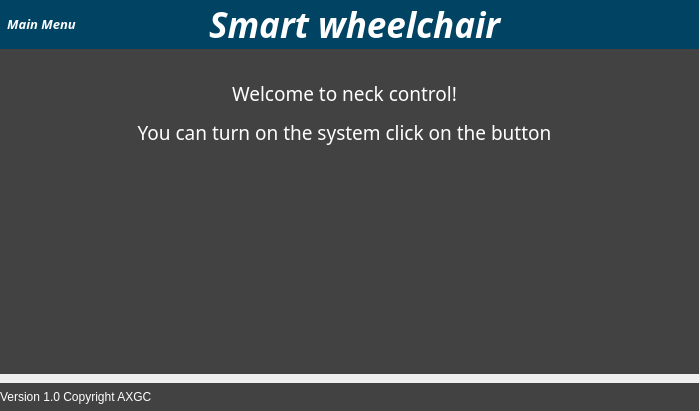
<?xml version="1.0" encoding="UTF-8"?>
<ui version="4.0">
 <class>neck_window</class>
 <widget class="QMainWindow" name="neck_window">
  <property name="geometry">
   <rect>
    <x>0</x>
    <y>0</y>
    <width>700</width>
    <height>411</height>
   </rect>
  </property>
  <property name="windowTitle">
   <string>MainWindow</string>
  </property>
  <property name="styleSheet">
   <string notr="true">*{
	background-color: rgb(66, 66, 66);
	border: none;
	background: none;
	color: #fff;
}
QPushButton, QLineEdit, QCheckBox{
	background-color:rgba(10,16,27,150);
	padding: 7px;
	border-radius: 5px;
}</string>
  </property>
  <widget class="QWidget" name="centralwidget">
   <property name="maximumSize">
    <size>
     <width>699</width>
     <height>411</height>
    </size>
   </property>
   <property name="styleSheet">
    <string notr="true"/>
   </property>
   <layout class="QVBoxLayout" name="verticalLayout">
    <property name="spacing">
     <number>0</number>
    </property>
    <property name="leftMargin">
     <number>0</number>
    </property>
    <property name="topMargin">
     <number>0</number>
    </property>
    <property name="rightMargin">
     <number>0</number>
    </property>
    <property name="bottomMargin">
     <number>0</number>
    </property>
    <item alignment="Qt::AlignTop">
     <widget class="QFrame" name="header_frame">
      <property name="styleSheet">
       <string notr="true">background-color: rgb(0, 67, 98);</string>
      </property>
      <property name="frameShape">
       <enum>QFrame::NoFrame</enum>
      </property>
      <property name="frameShadow">
       <enum>QFrame::Raised</enum>
      </property>
      <layout class="QHBoxLayout" name="horizontalLayout">
       <property name="spacing">
        <number>0</number>
       </property>
       <property name="leftMargin">
        <number>0</number>
       </property>
       <property name="topMargin">
        <number>0</number>
       </property>
       <property name="rightMargin">
        <number>0</number>
       </property>
       <property name="bottomMargin">
        <number>0</number>
       </property>
       <item alignment="Qt::AlignLeft">
        <widget class="QFrame" name="header_left_frame">
         <property name="frameShape">
          <enum>QFrame::StyledPanel</enum>
         </property>
         <property name="frameShadow">
          <enum>QFrame::Raised</enum>
         </property>
         <layout class="QHBoxLayout" name="horizontalLayout_4">
          <property name="spacing">
           <number>0</number>
          </property>
          <property name="leftMargin">
           <number>0</number>
          </property>
          <property name="topMargin">
           <number>0</number>
          </property>
          <property name="rightMargin">
           <number>0</number>
          </property>
          <property name="bottomMargin">
           <number>0</number>
          </property>
          <item>
           <widget class="QPushButton" name="return_btn">
            <property name="font">
             <font>
              <family>Lucida Sans</family>
              <pointsize>10</pointsize>
              <weight>75</weight>
              <italic>true</italic>
              <bold>true</bold>
             </font>
            </property>
            <property name="text">
             <string>Main Menu</string>
            </property>
            <property name="icon">
             <iconset resource="icons/icons.qrc">
              <normaloff>:/icons/arrow-left.svg</normaloff>:/icons/arrow-left.svg</iconset>
            </property>
            <property name="iconSize">
             <size>
              <width>32</width>
              <height>32</height>
             </size>
            </property>
           </widget>
          </item>
         </layout>
        </widget>
       </item>
       <item>
        <widget class="QFrame" name="header_center_frame">
         <property name="frameShape">
          <enum>QFrame::StyledPanel</enum>
         </property>
         <property name="frameShadow">
          <enum>QFrame::Raised</enum>
         </property>
         <layout class="QHBoxLayout" name="horizontalLayout_3">
          <property name="spacing">
           <number>0</number>
          </property>
          <property name="leftMargin">
           <number>0</number>
          </property>
          <property name="topMargin">
           <number>0</number>
          </property>
          <property name="rightMargin">
           <number>0</number>
          </property>
          <property name="bottomMargin">
           <number>0</number>
          </property>
          <item>
           <widget class="QLabel" name="label">
            <property name="font">
             <font>
              <pointsize>16</pointsize>
             </font>
            </property>
            <property name="text">
             <string/>
            </property>
            <property name="pixmap">
             <pixmap resource="icons/icons.qrc">:/icons/wheelchair.png</pixmap>
            </property>
           </widget>
          </item>
          <item>
           <widget class="QLabel" name="main_title">
            <property name="font">
             <font>
              <family>Lucida Sans</family>
              <pointsize>26</pointsize>
              <weight>75</weight>
              <italic>true</italic>
              <bold>true</bold>
             </font>
            </property>
            <property name="text">
             <string>&lt;html&gt;&lt;head/&gt;&lt;body&gt;&lt;p&gt;&lt;span style=&quot; color:#ffffff;&quot;&gt;Smart wheelchair&lt;/span&gt;&lt;/p&gt;&lt;/body&gt;&lt;/html&gt;</string>
            </property>
           </widget>
          </item>
         </layout>
        </widget>
       </item>
       <item>
        <widget class="QFrame" name="header_right_frame">
         <property name="frameShape">
          <enum>QFrame::StyledPanel</enum>
         </property>
         <property name="frameShadow">
          <enum>QFrame::Raised</enum>
         </property>
        </widget>
       </item>
      </layout>
     </widget>
    </item>
    <item>
     <widget class="QFrame" name="main_frame">
      <property name="minimumSize">
       <size>
        <width>300</width>
        <height>325</height>
       </size>
      </property>
      <property name="styleSheet">
       <string notr="true">background-color: rgb(66, 66, 66);</string>
      </property>
      <property name="frameShape">
       <enum>QFrame::StyledPanel</enum>
      </property>
      <property name="frameShadow">
       <enum>QFrame::Raised</enum>
      </property>
      <layout class="QHBoxLayout" name="horizontalLayout_2">
       <item>
        <widget class="QFrame" name="pages">
         <property name="minimumSize">
          <size>
           <width>0</width>
           <height>0</height>
          </size>
         </property>
         <property name="maximumSize">
          <size>
           <width>16777215</width>
           <height>16777215</height>
          </size>
         </property>
         <property name="frameShape">
          <enum>QFrame::StyledPanel</enum>
         </property>
         <property name="frameShadow">
          <enum>QFrame::Raised</enum>
         </property>
         <widget class="QScrollArea" name="scrollArea">
          <property name="enabled">
           <bool>true</bool>
          </property>
          <property name="geometry">
           <rect>
            <x>20</x>
            <y>0</y>
            <width>661</width>
            <height>311</height>
           </rect>
          </property>
          <property name="minimumSize">
           <size>
            <width>0</width>
            <height>0</height>
           </size>
          </property>
          <property name="maximumSize">
           <size>
            <width>16777215</width>
            <height>16777215</height>
           </size>
          </property>
          <property name="widgetResizable">
           <bool>true</bool>
          </property>
          <widget class="QWidget" name="scrollAreaWidgetContents">
           <property name="geometry">
            <rect>
             <x>0</x>
             <y>0</y>
             <width>661</width>
             <height>311</height>
            </rect>
           </property>
           <property name="minimumSize">
            <size>
             <width>0</width>
             <height>0</height>
            </size>
           </property>
           <layout class="QGridLayout" name="gridLayout">
            <property name="leftMargin">
             <number>0</number>
            </property>
            <property name="topMargin">
             <number>0</number>
            </property>
            <property name="rightMargin">
             <number>0</number>
            </property>
            <property name="bottomMargin">
             <number>0</number>
            </property>
            <property name="spacing">
             <number>0</number>
            </property>
            <item row="0" column="0">
             <widget class="QStackedWidget" name="stackedWidget">
              <property name="minimumSize">
               <size>
                <width>0</width>
                <height>0</height>
               </size>
              </property>
              <property name="maximumSize">
               <size>
                <width>16777215</width>
                <height>16777215</height>
               </size>
              </property>
              <property name="currentIndex">
               <number>0</number>
              </property>
              <widget class="QWidget" name="page_3">
               <widget class="QLabel" name="label_2">
                <property name="geometry">
                 <rect>
                  <x>90</x>
                  <y>10</y>
                  <width>451</width>
                  <height>91</height>
                 </rect>
                </property>
                <property name="font">
                 <font>
                  <family>Lucida Sans</family>
                  <pointsize>14</pointsize>
                 </font>
                </property>
                <property name="text">
                 <string>&lt;html&gt;&lt;head/&gt;&lt;body&gt;&lt;p align=&quot;center&quot;&gt;Welcome to neck control!&lt;/p&gt;&lt;p align=&quot;center&quot;&gt;You can turn on the system click on the button&lt;/p&gt;&lt;/body&gt;&lt;/html&gt;</string>
                </property>
               </widget>
               <widget class="QPushButton" name="start_wizard_btn">
                <property name="geometry">
                 <rect>
                  <x>220</x>
                  <y>130</y>
                  <width>161</width>
                  <height>141</height>
                 </rect>
                </property>
                <property name="minimumSize">
                 <size>
                  <width>100</width>
                  <height>0</height>
                 </size>
                </property>
                <property name="maximumSize">
                 <size>
                  <width>16777215</width>
                  <height>16777215</height>
                 </size>
                </property>
                <property name="text">
                 <string/>
                </property>
                <property name="icon">
                 <iconset resource="icons/icons.qrc">
                  <normaloff>:/icons/power-on.png</normaloff>:/icons/power-on.png</iconset>
                </property>
                <property name="iconSize">
                 <size>
                  <width>128</width>
                  <height>128</height>
                 </size>
                </property>
               </widget>
              </widget>
              <widget class="QWidget" name="page">
               <widget class="QLabel" name="label_5">
                <property name="geometry">
                 <rect>
                  <x>10</x>
                  <y>10</y>
                  <width>331</width>
                  <height>281</height>
                 </rect>
                </property>
                <property name="font">
                 <font>
                  <family>Lucida Sans</family>
                  <pointsize>12</pointsize>
                 </font>
                </property>
                <property name="autoFillBackground">
                 <bool>false</bool>
                </property>
                <property name="text">
                 <string>&lt;html&gt;&lt;head/&gt;&lt;body&gt;&lt;p align=&quot;justify&quot;&gt;Please move your neck in the direction you want to operate the wheelchair.&lt;/p&gt;&lt;p align=&quot;justify&quot;&gt;The image is showing the place you can make pressure in the pillow.&lt;/p&gt;&lt;p align=&quot;justify&quot;&gt;You also have a scroll bar to change the velocity of the wheelchair in the next page. &lt;/p&gt;&lt;p align=&quot;justify&quot;&gt;You have an emergency button to stop the system.&lt;/p&gt;&lt;p align=&quot;justify&quot;&gt;To come back and start the controller next page have a return button for that.&lt;/p&gt;&lt;p align=&quot;justify&quot;&gt;Let's go to operate the wheelchair!&lt;/p&gt;&lt;/body&gt;&lt;/html&gt;</string>
                </property>
                <property name="scaledContents">
                 <bool>true</bool>
                </property>
                <property name="wordWrap">
                 <bool>true</bool>
                </property>
               </widget>
               <widget class="QPushButton" name="nxt">
                <property name="geometry">
                 <rect>
                  <x>590</x>
                  <y>230</y>
                  <width>71</width>
                  <height>61</height>
                 </rect>
                </property>
                <property name="text">
                 <string/>
                </property>
                <property name="icon">
                 <iconset resource="icons/icons.qrc">
                  <normaloff>:/icons/arrow-right-circle.svg</normaloff>:/icons/arrow-right-circle.svg</iconset>
                </property>
                <property name="iconSize">
                 <size>
                  <width>64</width>
                  <height>64</height>
                 </size>
                </property>
               </widget>
               <widget class="QLabel" name="neck_pillow_guide">
                <property name="geometry">
                 <rect>
                  <x>350</x>
                  <y>20</y>
                  <width>301</width>
                  <height>211</height>
                 </rect>
                </property>
                <property name="text">
                 <string/>
                </property>
                <property name="pixmap">
                 <pixmap resource="icons/icons.qrc">:/icons/neck.png</pixmap>
                </property>
                <property name="scaledContents">
                 <bool>true</bool>
                </property>
               </widget>
               <widget class="QLabel" name="up_right">
                <property name="geometry">
                 <rect>
                  <x>460</x>
                  <y>180</y>
                  <width>31</width>
                  <height>31</height>
                 </rect>
                </property>
                <property name="text">
                 <string/>
                </property>
                <property name="pixmap">
                 <pixmap resource="icons/icons.qrc">:/icons/spiral.png</pixmap>
                </property>
                <property name="scaledContents">
                 <bool>true</bool>
                </property>
               </widget>
               <widget class="QLabel" name="up_left">
                <property name="geometry">
                 <rect>
                  <x>510</x>
                  <y>180</y>
                  <width>31</width>
                  <height>31</height>
                 </rect>
                </property>
                <property name="text">
                 <string/>
                </property>
                <property name="pixmap">
                 <pixmap resource="icons/icons.qrc">:/icons/spiral.png</pixmap>
                </property>
                <property name="scaledContents">
                 <bool>true</bool>
                </property>
               </widget>
               <widget class="QLabel" name="left_label">
                <property name="geometry">
                 <rect>
                  <x>430</x>
                  <y>110</y>
                  <width>31</width>
                  <height>31</height>
                 </rect>
                </property>
                <property name="text">
                 <string/>
                </property>
                <property name="pixmap">
                 <pixmap resource="icons/icons.qrc">:/icons/spiral.png</pixmap>
                </property>
                <property name="scaledContents">
                 <bool>true</bool>
                </property>
               </widget>
               <widget class="QLabel" name="right_label">
                <property name="geometry">
                 <rect>
                  <x>550</x>
                  <y>110</y>
                  <width>31</width>
                  <height>31</height>
                 </rect>
                </property>
                <property name="text">
                 <string/>
                </property>
                <property name="pixmap">
                 <pixmap resource="icons/icons.qrc">:/icons/spiral.png</pixmap>
                </property>
                <property name="scaledContents">
                 <bool>true</bool>
                </property>
               </widget>
               <widget class="QLabel" name="back_label">
                <property name="geometry">
                 <rect>
                  <x>490</x>
                  <y>60</y>
                  <width>31</width>
                  <height>31</height>
                 </rect>
                </property>
                <property name="text">
                 <string/>
                </property>
                <property name="pixmap">
                 <pixmap resource="icons/icons.qrc">:/icons/spiral.png</pixmap>
                </property>
                <property name="scaledContents">
                 <bool>true</bool>
                </property>
               </widget>
              </widget>
              <widget class="QWidget" name="page_2">
               <widget class="QPushButton" name="stop_btn">
                <property name="geometry">
                 <rect>
                  <x>90</x>
                  <y>30</y>
                  <width>281</width>
                  <height>161</height>
                 </rect>
                </property>
                <property name="font">
                 <font>
                  <family>Lucida Sans</family>
                  <pointsize>12</pointsize>
                  <weight>75</weight>
                  <bold>true</bold>
                 </font>
                </property>
                <property name="text">
                 <string>Emergency button</string>
                </property>
                <property name="icon">
                 <iconset resource="icons/icons.qrc">
                  <normaloff>:/icons/icons8-stop-sign-96.png</normaloff>:/icons/icons8-stop-sign-96.png</iconset>
                </property>
                <property name="iconSize">
                 <size>
                  <width>128</width>
                  <height>128</height>
                 </size>
                </property>
               </widget>
               <widget class="QScrollBar" name="velocimeter">
                <property name="geometry">
                 <rect>
                  <x>460</x>
                  <y>0</y>
                  <width>71</width>
                  <height>251</height>
                 </rect>
                </property>
                <property name="orientation">
                 <enum>Qt::Vertical</enum>
                </property>
               </widget>
               <widget class="QPushButton" name="prev">
                <property name="geometry">
                 <rect>
                  <x>0</x>
                  <y>230</y>
                  <width>71</width>
                  <height>61</height>
                 </rect>
                </property>
                <property name="text">
                 <string/>
                </property>
                <property name="icon">
                 <iconset resource="icons/icons.qrc">
                  <normaloff>:/icons/arrow-left-circle.svg</normaloff>:/icons/arrow-left-circle.svg</iconset>
                </property>
                <property name="iconSize">
                 <size>
                  <width>64</width>
                  <height>64</height>
                 </size>
                </property>
               </widget>
               <widget class="QLabel" name="label_3">
                <property name="geometry">
                 <rect>
                  <x>340</x>
                  <y>270</y>
                  <width>301</width>
                  <height>31</height>
                 </rect>
                </property>
                <property name="font">
                 <font>
                  <family>Lucida Sans</family>
                  <pointsize>12</pointsize>
                 </font>
                </property>
                <property name="text">
                 <string>Change the velocity of the wheelchair</string>
                </property>
               </widget>
              </widget>
             </widget>
            </item>
           </layout>
          </widget>
         </widget>
        </widget>
       </item>
      </layout>
     </widget>
    </item>
    <item alignment="Qt::AlignBottom">
     <widget class="QFrame" name="footer_frame">
      <property name="styleSheet">
       <string notr="true">
background-color: rgb(66, 66, 66);</string>
      </property>
      <property name="frameShape">
       <enum>QFrame::NoFrame</enum>
      </property>
      <property name="frameShadow">
       <enum>QFrame::Raised</enum>
      </property>
      <layout class="QHBoxLayout" name="horizontalLayout_5">
       <property name="spacing">
        <number>0</number>
       </property>
       <property name="leftMargin">
        <number>0</number>
       </property>
       <property name="topMargin">
        <number>0</number>
       </property>
       <property name="rightMargin">
        <number>0</number>
       </property>
       <property name="bottomMargin">
        <number>0</number>
       </property>
       <item>
        <widget class="QFrame" name="footer_left_frame">
         <property name="frameShape">
          <enum>QFrame::StyledPanel</enum>
         </property>
         <property name="frameShadow">
          <enum>QFrame::Raised</enum>
         </property>
         <layout class="QHBoxLayout" name="horizontalLayout_6">
          <property name="spacing">
           <number>0</number>
          </property>
          <property name="leftMargin">
           <number>0</number>
          </property>
          <property name="topMargin">
           <number>0</number>
          </property>
          <property name="rightMargin">
           <number>0</number>
          </property>
          <property name="bottomMargin">
           <number>0</number>
          </property>
          <item alignment="Qt::AlignLeft">
           <widget class="QLabel" name="label_4">
            <property name="text">
             <string>&lt;html&gt;&lt;head/&gt;&lt;body&gt;&lt;p&gt;&lt;span style=&quot; color:#ffffff;&quot;&gt;Version 1.0 Copyright AXGC&lt;/span&gt;&lt;/p&gt;&lt;/body&gt;&lt;/html&gt;</string>
            </property>
           </widget>
          </item>
         </layout>
        </widget>
       </item>
       <item>
        <widget class="QFrame" name="footer_right_frame">
         <property name="styleSheet">
          <string notr="true">background-color: rgb(66,66, 66);</string>
         </property>
         <property name="frameShape">
          <enum>QFrame::StyledPanel</enum>
         </property>
         <property name="frameShadow">
          <enum>QFrame::Raised</enum>
         </property>
         <layout class="QVBoxLayout" name="verticalLayout_2">
          <property name="spacing">
           <number>0</number>
          </property>
          <property name="leftMargin">
           <number>0</number>
          </property>
          <property name="topMargin">
           <number>0</number>
          </property>
          <property name="rightMargin">
           <number>0</number>
          </property>
          <property name="bottomMargin">
           <number>0</number>
          </property>
          <item alignment="Qt::AlignRight">
           <widget class="QPushButton" name="info_btn">
            <property name="text">
             <string/>
            </property>
            <property name="icon">
             <iconset resource="icons/icons.qrc">
              <normaloff>:/icons/help-circle.svg</normaloff>:/icons/help-circle.svg</iconset>
            </property>
            <property name="iconSize">
             <size>
              <width>28</width>
              <height>28</height>
             </size>
            </property>
           </widget>
          </item>
         </layout>
        </widget>
       </item>
       <item>
        <widget class="QFrame" name="size_grip_2">
         <property name="minimumSize">
          <size>
           <width>10</width>
           <height>10</height>
          </size>
         </property>
         <property name="maximumSize">
          <size>
           <width>10</width>
           <height>10</height>
          </size>
         </property>
         <property name="frameShape">
          <enum>QFrame::StyledPanel</enum>
         </property>
         <property name="frameShadow">
          <enum>QFrame::Raised</enum>
         </property>
        </widget>
       </item>
      </layout>
     </widget>
    </item>
   </layout>
  </widget>
 </widget>
 <resources>
  <include location="icons/icons.qrc"/>
  <include location="icons.qrc"/>
 </resources>
 <connections/>
</ui>
